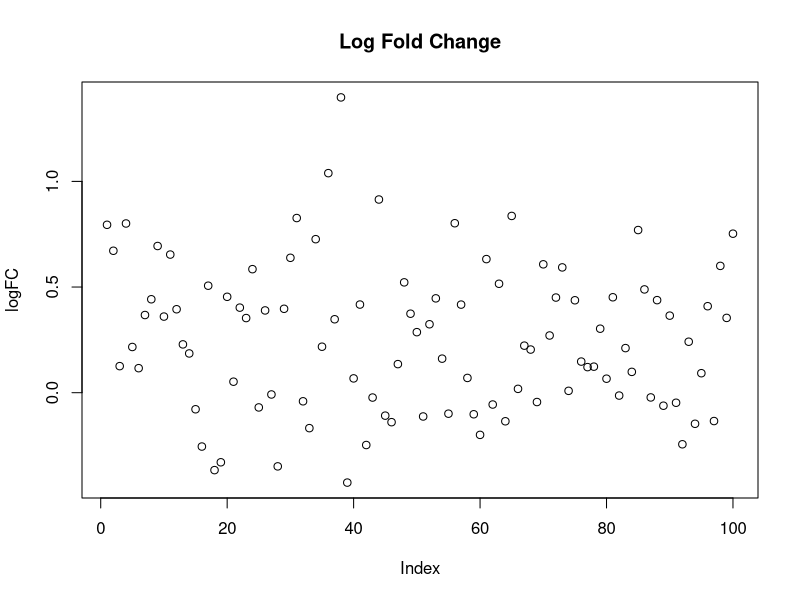

Here is the R script that generated this plot:
# Simple DEG-style workflow (demo)

genes <- paste0("Gene", 1:100)
control <- rnorm(100, mean=5, sd=1)
treated <- rnorm(100, mean=6, sd=1)

data <- data.frame(genes, control, treated)

data$logFC <- log2(data$treated / data$control)

head(data)

plot(data$logFC, main="Log Fold Change", ylab="logFC")
